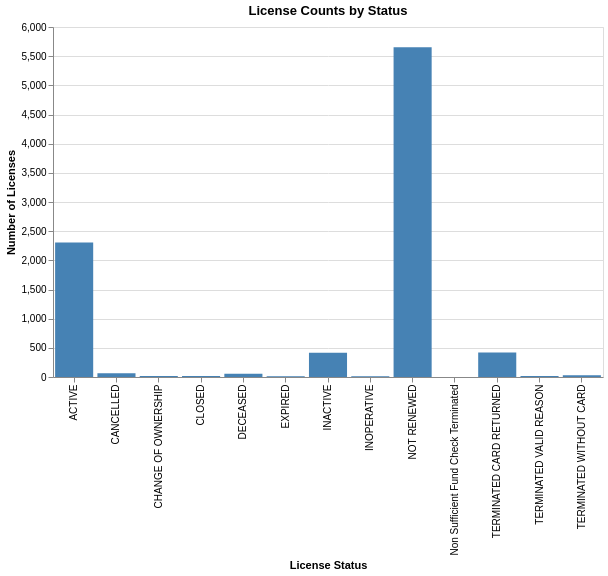

Notebook source saved alongside this figure:
### Code cell
fig_1 = alt.Chart(licenses).mark_bar().encode(
    x=alt.X("License Status:N", title="License Status"),
    y=alt.Y("count():Q", title="Number of Licenses",
    axis=alt.Axis(tickMinStep=1)),
    color=alt.value("steelblue"),
    tooltip=["License Status:N", "count():Q"]
).add_params(
    state, license_type
).transform_filter(
    "datum.State == selectedState && (selectedType == 'All' || datum['License Type'] == selectedType)"
).properties(
    title="License Counts by Status", 
    width=550,
    height=350
)
fig_1

### Figure 1 — Vega-Lite specification as saved in the notebook (floating-point values rounded to 4 significant figures; data arrays with more than 128 entries replaced by an {"elided": "..."} marker saying what was removed)
{"config": {"view": {"continuousWidth": 300, "continuousHeight": 300}}, "data": {"name": "data-053aacfe14e74358684bd259c4a27b61"}, "mark": {"type": "bar"}, "encoding": {"color": {"value": "steelblue"}, "tooltip": [{"field": "License Status", "type": "nominal"}, {"aggregate": "count", "type": "quantitative"}], "x": {"field": "License Status", "title": "License Status", "type": "nominal"}, "y": {"aggregate": "count", "axis": {"tickMinStep": 1}, "title": "Number of Licenses", "type": "quantitative"}}, "height": 350, "params": [{"name": "selectedState", "bind": {"input": "select", "options": ["  ", "AL", "AR", "AZ", "BC", "CA", "CO", "FL", "GA", "HI", "IA", "ID", "IL", "IN", "KS", "KY", "LA", "MA", "MD", "MI", "MN", "MO", "MS", "MT", "NC", "ND", "NE", "NH", "NJ", "NM", "NV", "NY", "OH", "OK", "OR", "PA", "SC", "TN", "TX", "UT", "VA", "VT", "WA", "WI", "WY"], "name": "State: "}, "value": "IL"}, {"name": "selectedType", "bind": {"input": "select", "options": ["All", "APPRAISAL", "ARCHITECT", "ATHLETIC TRAINER", "ATHLETICS", "AUCTIONEER", "CEMETERY OVERSIGHT", "CLIN PSYCHOLOGIST", "COLLECTION AGENCY", "COMM ASSOC MGR", "COSMO", "DENTAL", "DESIGN FIRM", "DETECT. DECEPTION", "DETECTIVE BOARD", "DIETETIC AND NUTRITION", "ENVIRON. HLTH PRACT", "FUNERAL AND EMBALMER", "GEOLOGY", "HME AND SERVICES PROV", "HOME INSPECTOR", "IDPR", "INTERIOR DESIGN", "LAND SURVEYOR BOARD", "LANDSCAPE ARCHITECT", "LIMITED LIABILITY CO", "MAR AND FAM THERAPIST", "MASSAGE LICENSING BD", "MEDICAL BOARD"], "name": "License Type: "}, "value": "All"}], "title": "License Counts by Status", "transform": [{"filter": "datum.State == selectedState && (selectedType == 'All' || datum['License Type'] == selectedType)"}], "width": 550, "$schema": "https://vega.github.io/schema/vega-lite/v6.4.1.json", "datasets": {"data-053aacfe14e74358684bd259c4a27b61": {"elided": "10000 records"}}}
